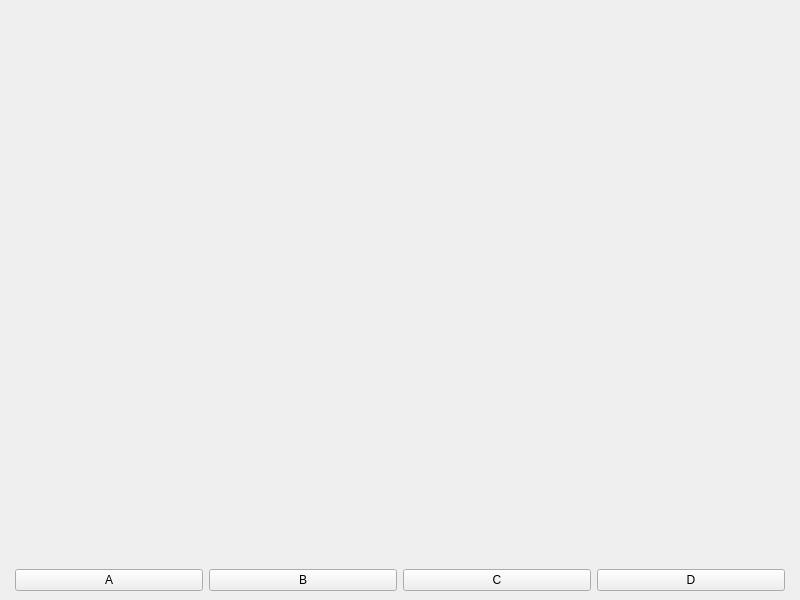
<?xml version="1.0" encoding="UTF-8"?>
<ui version="4.0">
 <class>win_plot</class>
 <widget class="QMainWindow" name="win_plot">
  <property name="geometry">
   <rect>
    <x>0</x>
    <y>0</y>
    <width>800</width>
    <height>600</height>
   </rect>
  </property>
  <property name="windowTitle">
   <string>MainWindow</string>
  </property>
  <widget class="QWidget" name="centralwidget">
   <layout class="QVBoxLayout" name="verticalLayout">
    <item>
     <widget class="QwtPlot" name="qwtPlot"/>
    </item>
    <item>
     <layout class="QHBoxLayout" name="horizontalLayout">
      <property name="leftMargin">
       <number>6</number>
      </property>
      <property name="topMargin">
       <number>0</number>
      </property>
      <property name="rightMargin">
       <number>6</number>
      </property>
      <property name="bottomMargin">
       <number>0</number>
      </property>
      <item>
       <widget class="QPushButton" name="btnA">
        <property name="text">
         <string>A</string>
        </property>
       </widget>
      </item>
      <item>
       <widget class="QPushButton" name="btnB">
        <property name="text">
         <string>B</string>
        </property>
       </widget>
      </item>
      <item>
       <widget class="QPushButton" name="btnC">
        <property name="text">
         <string>C</string>
        </property>
       </widget>
      </item>
      <item>
       <widget class="QPushButton" name="btnD">
        <property name="text">
         <string>D</string>
        </property>
       </widget>
      </item>
     </layout>
    </item>
   </layout>
  </widget>
 </widget>
 <customwidgets>
 <customwidget>
   <class>QwtPlot</class>
   <extends>QFrame</extends>
   <header>qwt_plot.h</header>
  </customwidget>
 </customwidgets>
 <resources/>
 <connections/>
</ui>
